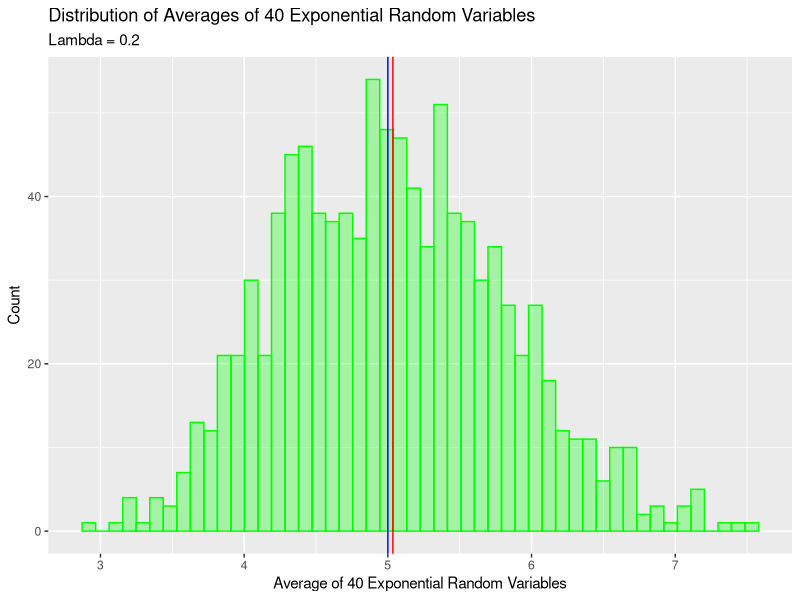
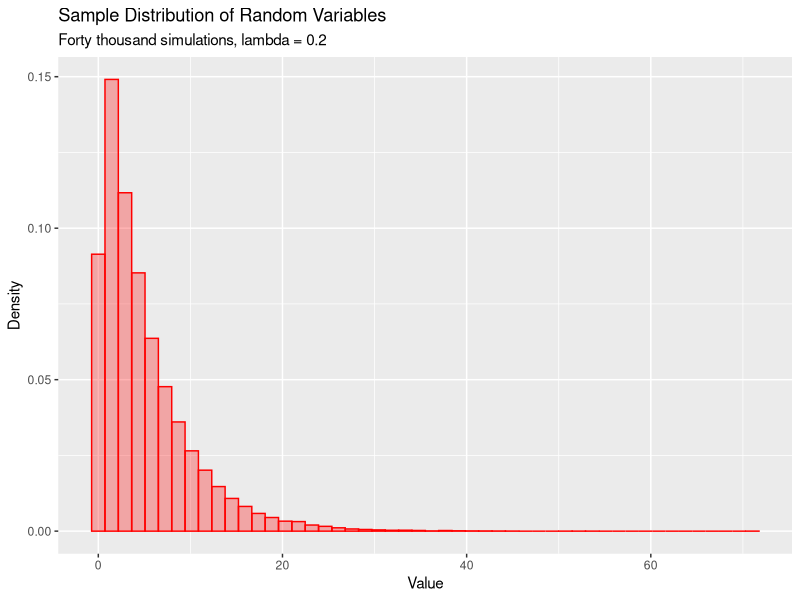

These charts were generated, in order, by the following R code: (Note: this script raises an error after producing the figures.)
## ---- chunk 1
knitr::opts_chunk$set(echo = TRUE)
## ---- chunk 2
set.seed(1990)
lambda <- 0.2
n <- 40
simulation.values <- rexp(1000*n, lambda)
simulation.data <- matrix(simulation.values, nrow = 1000, ncol = 40)
simulation.means <- apply(simulation.data, 1, mean)
## ---- chunk 3
mean(simulation.means)
## ---- chunk 4
library(ggplot2)
ggplot() + aes(simulation.means) +
  geom_histogram(bins = 50,
                 col = "green",
                 fill = "green",
                 alpha = .3) + 
  geom_vline(xintercept = mean(simulation.values),
             color = "red") + 
  geom_vline(xintercept = 5,
             color = "blue") +
  labs(title = "Distribution of Averages of 40 Exponential Random Variables",
       subtitle = "Lambda = 0.2",
       x = "Average of 40 Exponential Random Variables",
       y = "Count")
## ---- chunk 5
var(simulation.means)
## ---- chunk 6
ggplot() + aes(simulation.values) + 
  geom_histogram(aes(y = ..density..),
                 bins = 50,
                 col = "red",
                 fill = "red",
                 alpha = .3) +
  labs(title = "Sample Distribution of Random Variables",
       subtitle = "Forty thousand simulations, lambda = 0.2",
       x = "Value",
       y = "Density")
## ---- chunk 7
ggplot() + aes(simulation.means) +
  geom_histogram(aes(y = ..density..),
                 bins = 50,
                 col = "green",
                 fill = "green",
                 alpha = .3) + 
  stat_function(fun = dnorm,
                args = c(mean = 5, sd = 5/sqrt(40))) +
  labs(title = "Distribution of Averages of 40 Exponential Random Variables",
       subtitle = "Density plot, lambda = 0.2",
       x = "Average of 40 Exponential Random Variables",
       y = "Density")
